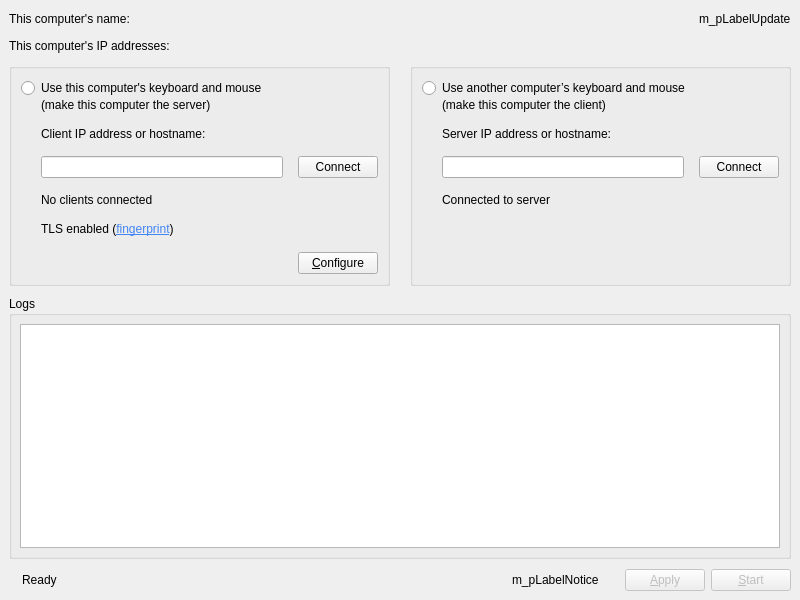
<?xml version="1.0" encoding="UTF-8"?>
<ui version="4.0">
 <class>MainWindowBase</class>
 <widget class="QMainWindow" name="MainWindowBase">
  <property name="geometry">
   <rect>
    <x>0</x>
    <y>0</y>
    <width>800</width>
    <height>600</height>
   </rect>
  </property>
  <property name="sizePolicy">
   <sizepolicy hsizetype="Fixed" vsizetype="Preferred">
    <horstretch>0</horstretch>
    <verstretch>0</verstretch>
   </sizepolicy>
  </property>
  <property name="minimumSize">
   <size>
    <width>750</width>
    <height>550</height>
   </size>
  </property>
    <property name="windowTitle">
     <string>KeyWin</string>
    </property>
  <widget class="QWidget" name="m_pWidgetTopLevel">
   <layout class="QVBoxLayout" name="verticalLayout_7">
    <property name="spacing">
     <number>10</number>
    </property>
    <item>
     <layout class="QHBoxLayout" name="m_layoutName">
      <item>
       <widget class="QLabel" name="m_pLabelComputerName">
        <property name="text">
         <string notr="true">This computer's name:</string>
        </property>
       </widget>
      </item>
      <item>
       <spacer name="m_pSpacerUpdate">
        <property name="orientation">
         <enum>Qt::Horizontal</enum>
        </property>
        <property name="sizeHint" stdset="0">
         <size>
          <width>20</width>
          <height>20</height>
         </size>
        </property>
       </spacer>
      </item>
      <item>
       <widget class="QLabel" name="m_pLabelUpdate">
        <property name="text">
         <string notr="true">m_pLabelUpdate</string>
        </property>
        <property name="openExternalLinks">
         <bool>true</bool>
        </property>
       </widget>
      </item>
     </layout>
    </item>
    <item>
     <widget class="QLabel" name="m_pLabelIpAddresses">
      <property name="toolTip">
       <string>&lt;html&gt;&lt;head/&gt;&lt;body&gt;&lt;p&gt;The highlighted IP is the one we think you should use. The server listens on all IPs, so the other IPs may work as well.&lt;/p&gt;&lt;/body&gt;&lt;/html&gt;</string>
      </property>
      <property name="text">
       <string notr="true">This computer's IP addresses:</string>
      </property>
     </widget>
    </item>
    <item>
     <widget class="QWidget" name="m_pWidgetModes" native="true">
      <property name="sizePolicy">
       <sizepolicy hsizetype="Preferred" vsizetype="Fixed">
        <horstretch>0</horstretch>
        <verstretch>0</verstretch>
       </sizepolicy>
      </property>
      <layout class="QHBoxLayout" name="horizontalLayout_8">
       <property name="spacing">
        <number>20</number>
       </property>
       <property name="leftMargin">
        <number>0</number>
       </property>
       <property name="topMargin">
        <number>0</number>
       </property>
       <property name="rightMargin">
        <number>0</number>
       </property>
       <property name="bottomMargin">
        <number>0</number>
       </property>
       <item>
        <widget class="QGroupBox" name="m_pGroupServer">
         <property name="sizePolicy">
          <sizepolicy hsizetype="Expanding" vsizetype="Preferred">
           <horstretch>0</horstretch>
           <verstretch>0</verstretch>
          </sizepolicy>
         </property>
         <layout class="QVBoxLayout" name="verticalLayout">
          <property name="spacing">
           <number>15</number>
          </property>
          <item alignment="Qt::AlignTop">
           <widget class="QWidget" name="m_pWidgetServerRadio" native="true">
            <property name="sizePolicy">
             <sizepolicy hsizetype="Preferred" vsizetype="Fixed">
              <horstretch>0</horstretch>
              <verstretch>0</verstretch>
             </sizepolicy>
            </property>
            <layout class="QVBoxLayout" name="verticalLayout_3">
             <property name="spacing">
              <number>0</number>
             </property>
             <property name="leftMargin">
              <number>0</number>
             </property>
             <property name="topMargin">
              <number>0</number>
             </property>
             <property name="rightMargin">
              <number>0</number>
             </property>
             <property name="bottomMargin">
              <number>0</number>
             </property>
             <item>
              <widget class="QRadioButton" name="m_pRadioGroupServer">
               <property name="text">
                <string>Use this computer's keyboard and mouse</string>
               </property>
              </widget>
             </item>
             <item>
              <widget class="QLabel" name="label">
               <property name="text">
                <string>(make this computer the server)</string>
               </property>
               <property name="indent">
                <number>20</number>
               </property>
              </widget>
             </item>
            </layout>
           </widget>
          </item>
          <item alignment="Qt::AlignTop">
           <widget class="QWidget" name="m_pWidgetServer" native="true">
            <layout class="QVBoxLayout" name="m_pLayoutServer">
             <property name="spacing">
              <number>15</number>
             </property>
             <property name="leftMargin">
              <number>0</number>
             </property>
             <property name="topMargin">
              <number>0</number>
             </property>
             <property name="rightMargin">
              <number>0</number>
             </property>
             <property name="bottomMargin">
              <number>0</number>
             </property>
             <item>
              <widget class="QWidget" name="m_pWidgetServerInput" native="true">
               <layout class="QVBoxLayout" name="m_pLayoutServerInverse">
                <property name="spacing">
                 <number>15</number>
                </property>
                <property name="leftMargin">
                 <number>0</number>
                </property>
                <property name="topMargin">
                 <number>0</number>
                </property>
                <property name="rightMargin">
                 <number>0</number>
                </property>
                <property name="bottomMargin">
                 <number>0</number>
                </property>
                <item>
                 <widget class="QLabel" name="m_pLabelClientIp">
                  <property name="text">
                   <string>Client IP address or hostname:</string>
                  </property>
                  <property name="indent">
                   <number>20</number>
                  </property>
                 </widget>
                </item>
                <item>
                 <layout class="QHBoxLayout" name="horizontalLayout_3">
                  <property name="leftMargin">
                   <number>20</number>
                  </property>
                  <item>
                   <widget class="QLineEdit" name="m_pLineEditClientIp"/>
                  </item>
                  <item>
                   <widget class="QPushButton" name="m_pButtonConnectToClient">
                    <property name="text">
                     <string>Connect</string>
                    </property>
                   </widget>
                  </item>
                 </layout>
                </item>
               </layout>
              </widget>
             </item>
             <item>
              <widget class="deskflow::gui::widgets::ServerStateLabel" name="m_pLabelServerState">
               <property name="text">
                <string>No clients connected</string>
               </property>
               <property name="indent">
                <number>20</number>
               </property>
              </widget>
             </item>
             <item>
              <widget class="QLabel" name="m_pLabelFingerprint">
               <property name="text">
                <string>&lt;html&gt;&lt;head/&gt;&lt;body&gt;&lt;p&gt;TLS enabled (&lt;a href=&quot;#&quot;&gt;&lt;span style=&quot; text-decoration: underline; color:#4285f4;&quot;&gt;fingerprint&lt;/span&gt;&lt;/a&gt;)&lt;/p&gt;&lt;/body&gt;&lt;/html&gt;</string>
               </property>
               <property name="textFormat">
                <enum>Qt::RichText</enum>
               </property>
               <property name="indent">
                <number>20</number>
               </property>
              </widget>
             </item>
             <item>
              <spacer name="verticalSpacer_2">
               <property name="orientation">
                <enum>Qt::Vertical</enum>
               </property>
               <property name="sizeHint" stdset="0">
                <size>
                 <width>20</width>
                 <height>1</height>
                </size>
               </property>
              </spacer>
             </item>
             <item>
              <layout class="QHBoxLayout" name="horizontalLayout_4">
               <item>
                <spacer name="spacer_2">
                 <property name="orientation">
                  <enum>Qt::Horizontal</enum>
                 </property>
                 <property name="sizeHint" stdset="0">
                  <size>
                   <width>20</width>
                   <height>20</height>
                  </size>
                 </property>
                </spacer>
               </item>
               <item>
                <widget class="QPushButton" name="m_pButtonConfigureServer">
                 <property name="text">
                  <string>&amp;Configure</string>
                 </property>
                </widget>
               </item>
              </layout>
             </item>
            </layout>
           </widget>
          </item>
         </layout>
        </widget>
       </item>
       <item>
        <widget class="QGroupBox" name="m_pGroupClient">
         <property name="sizePolicy">
          <sizepolicy hsizetype="Expanding" vsizetype="Preferred">
           <horstretch>0</horstretch>
           <verstretch>0</verstretch>
          </sizepolicy>
         </property>
         <layout class="QVBoxLayout" name="verticalLayout_5">
          <property name="spacing">
           <number>15</number>
          </property>
          <item alignment="Qt::AlignTop">
           <widget class="QWidget" name="m_pWidgetClientRadio" native="true">
            <property name="sizePolicy">
             <sizepolicy hsizetype="Preferred" vsizetype="Fixed">
              <horstretch>0</horstretch>
              <verstretch>0</verstretch>
             </sizepolicy>
            </property>
            <layout class="QVBoxLayout" name="verticalLayout_6">
             <property name="spacing">
              <number>0</number>
             </property>
             <property name="leftMargin">
              <number>0</number>
             </property>
             <property name="topMargin">
              <number>0</number>
             </property>
             <property name="rightMargin">
              <number>0</number>
             </property>
             <property name="bottomMargin">
              <number>0</number>
             </property>
             <item>
              <widget class="QRadioButton" name="m_pRadioGroupClient">
               <property name="text">
                <string>Use another computer’s keyboard and mouse</string>
               </property>
              </widget>
             </item>
             <item>
              <widget class="QLabel" name="label_2">
               <property name="text">
                <string>(make this computer the client)</string>
               </property>
               <property name="indent">
                <number>20</number>
               </property>
              </widget>
             </item>
            </layout>
           </widget>
          </item>
          <item alignment="Qt::AlignTop">
           <widget class="QWidget" name="m_pWidgetClientInput" native="true">
            <layout class="QVBoxLayout" name="m_pLayoutClient">
             <property name="spacing">
              <number>15</number>
             </property>
             <property name="leftMargin">
              <number>0</number>
             </property>
             <property name="topMargin">
              <number>0</number>
             </property>
             <property name="rightMargin">
              <number>0</number>
             </property>
             <property name="bottomMargin">
              <number>0</number>
             </property>
             <item>
              <widget class="QLabel" name="m_pLabelServerName">
               <property name="text">
                <string>Server IP address or hostname:</string>
               </property>
               <property name="indent">
                <number>20</number>
               </property>
              </widget>
             </item>
             <item>
              <layout class="QHBoxLayout" name="horizontalLayout_2">
               <property name="leftMargin">
                <number>20</number>
               </property>
               <item>
                <widget class="QLineEdit" name="m_pLineEditHostname">
                 <property name="minimumSize">
                  <size>
                   <width>0</width>
                   <height>0</height>
                  </size>
                 </property>
                 <property name="toolTip">
                  <string>Hostname or IP address of the server computer.</string>
                 </property>
                </widget>
               </item>
               <item>
                <widget class="QPushButton" name="m_pButtonConnect">
                 <property name="text">
                  <string>Connect</string>
                 </property>
                </widget>
               </item>
              </layout>
             </item>
             <item>
              <widget class="deskflow::gui::widgets::ClientStateLabel" name="m_pLabelClientState">
               <property name="text">
                <string>Connected to server</string>
               </property>
               <property name="indent">
                <number>20</number>
               </property>
              </widget>
             </item>
            </layout>
           </widget>
          </item>
          <item>
           <spacer name="verticalSpacer">
            <property name="orientation">
             <enum>Qt::Vertical</enum>
            </property>
            <property name="sizeHint" stdset="0">
             <size>
              <width>20</width>
              <height>1</height>
             </size>
            </property>
           </spacer>
          </item>
         </layout>
        </widget>
       </item>
      </layout>
     </widget>
    </item>
    <item>
     <widget class="QGroupBox" name="m_pGroupLog">
      <property name="minimumSize">
       <size>
        <width>0</width>
        <height>0</height>
       </size>
      </property>
      <property name="title">
       <string>Logs</string>
      </property>
      <layout class="QVBoxLayout" name="verticalLayout_4">
       <property name="leftMargin">
        <number>8</number>
       </property>
       <property name="topMargin">
        <number>8</number>
       </property>
       <property name="rightMargin">
        <number>8</number>
       </property>
       <property name="bottomMargin">
        <number>8</number>
       </property>
       <item>
        <widget class="QPlainTextEdit" name="m_pLogOutput">
         <property name="sizePolicy">
          <sizepolicy hsizetype="Expanding" vsizetype="Expanding">
           <horstretch>0</horstretch>
           <verstretch>0</verstretch>
          </sizepolicy>
         </property>
         <property name="font">
          <font>
           <family>Courier</family>
           <kerning>true</kerning>
          </font>
         </property>
         <property name="undoRedoEnabled">
          <bool>false</bool>
         </property>
         <property name="lineWrapMode">
          <enum>QPlainTextEdit::NoWrap</enum>
         </property>
         <property name="readOnly">
          <bool>true</bool>
         </property>
         <property name="maximumBlockCount">
          <number>10000</number>
         </property>
        </widget>
       </item>
      </layout>
     </widget>
    </item>
    <item>
     <layout class="QHBoxLayout" name="m_pLayoutActions">
      <property name="spacing">
       <number>6</number>
      </property>
      <property name="sizeConstraint">
       <enum>QLayout::SetDefaultConstraint</enum>
      </property>
      <item>
       <widget class="QLabel" name="m_pLabelPadlock">
        <property name="enabled">
         <bool>true</bool>
        </property>
        <property name="text">
         <string/>
        </property>
        <property name="pixmap">
         <pixmap resource="../../../../res/gui/app.qrc">:/icons/16x16/padlock.png</pixmap>
        </property>
       </widget>
      </item>
      <item>
       <widget class="QLabel" name="m_pStatusLabel">
        <property name="text">
         <string>Ready</string>
        </property>
       </widget>
      </item>
      <item>
       <spacer name="spacer">
        <property name="orientation">
         <enum>Qt::Horizontal</enum>
        </property>
        <property name="sizeHint" stdset="0">
         <size>
          <width>40</width>
          <height>20</height>
         </size>
        </property>
       </spacer>
      </item>
      <item>
       <widget class="QLabel" name="m_pLabelNotice">
        <property name="autoFillBackground">
         <bool>false</bool>
        </property>
        <property name="text">
         <string notr="true">m_pLabelNotice</string>
        </property>
        <property name="alignment">
         <set>Qt::AlignLeading|Qt::AlignLeft|Qt::AlignVCenter</set>
        </property>
        <property name="margin">
         <number>0</number>
        </property>
        <property name="openExternalLinks">
         <bool>true</bool>
        </property>
       </widget>
      </item>
      <item>
       <spacer name="horizontalSpacer">
        <property name="orientation">
         <enum>Qt::Horizontal</enum>
        </property>
        <property name="sizeType">
         <enum>QSizePolicy::Fixed</enum>
        </property>
        <property name="sizeHint" stdset="0">
         <size>
          <width>20</width>
          <height>20</height>
         </size>
        </property>
       </spacer>
      </item>
      <item>
       <widget class="QPushButton" name="m_pButtonApply">
        <property name="enabled">
         <bool>false</bool>
        </property>
        <property name="text">
         <string>&amp;Apply</string>
        </property>
       </widget>
      </item>
      <item>
       <widget class="QPushButton" name="m_pButtonToggleStart">
        <property name="enabled">
         <bool>false</bool>
        </property>
        <property name="text">
         <string>&amp;Start</string>
        </property>
       </widget>
      </item>
     </layout>
    </item>
   </layout>
  </widget>
  <action name="m_pActionAbout">
    <property name="text">
     <string>&amp;About KeyWin...</string>
    </property>
   <property name="shortcut">
    <string notr="true"/>
   </property>
  </action>
  <action name="m_pActionHelp">
   <property name="text">
    <string>Visit &amp;help site</string>
   </property>
   <property name="shortcut">
    <string notr="true"/>
   </property>
  </action>
  <action name="m_pActionQuit">
   <property name="text">
    <string>&amp;Quit</string>
   </property>
   <property name="statusTip">
    <string>Quit</string>
   </property>
   <property name="shortcut">
    <string notr="true">Ctrl+Q</string>
   </property>
  </action>
  <action name="m_pActionStartCore">
   <property name="enabled">
    <bool>false</bool>
   </property>
   <property name="text">
    <string>&amp;Start</string>
   </property>
   <property name="statusTip">
    <string>Run</string>
   </property>
   <property name="shortcut">
    <string>Ctrl+S</string>
   </property>
  </action>
  <action name="m_pActionStopCore">
   <property name="enabled">
    <bool>false</bool>
   </property>
   <property name="text">
    <string>S&amp;top</string>
   </property>
   <property name="statusTip">
    <string>Stop</string>
   </property>
   <property name="shortcut">
    <string>Ctrl+T</string>
   </property>
  </action>
  <action name="m_pActionMinimize">
   <property name="text">
    <string>&amp;Hide</string>
   </property>
   <property name="toolTip">
    <string>Hide</string>
   </property>
   <property name="shortcut">
    <string notr="true"/>
   </property>
  </action>
  <action name="m_pActionRestore">
   <property name="text">
    <string>&amp;Show</string>
   </property>
   <property name="toolTip">
    <string>Show</string>
   </property>
   <property name="shortcut">
    <string notr="true"/>
   </property>
  </action>
  <action name="m_pActionSave">
   <property name="text">
    <string>Save configuration &amp;as...</string>
   </property>
   <property name="statusTip">
    <string>Save the interactively generated server configuration to a file.</string>
   </property>
   <property name="shortcut">
    <string notr="true">Ctrl+Alt+S</string>
   </property>
  </action>
  <action name="m_pActionSettings">
   <property name="text">
    <string>Preferences</string>
   </property>
   <property name="toolTip">
    <string>Preferences</string>
   </property>
   <property name="shortcut">
    <string notr="true"/>
   </property>
  </action>
  <action name="m_pActionTestFatalError">
   <property name="text">
    <string>Test fatal error</string>
   </property>
   <property name="menuRole">
    <enum>QAction::TextHeuristicRole</enum>
   </property>
  </action>
  <action name="m_pActionTestCriticalError">
   <property name="text">
    <string>Test critical error</string>
   </property>
   <property name="menuRole">
    <enum>QAction::TextHeuristicRole</enum>
   </property>
  </action>
  <action name="m_pActionClearSettings">
   <property name="text">
    <string>Clear settings</string>
   </property>
   <property name="menuRole">
    <enum>QAction::TextHeuristicRole</enum>
   </property>
  </action>
 </widget>
 <customwidgets>
  <customwidget>
   <class>deskflow::gui::widgets::ServerStateLabel</class>
   <extends>QLabel</extends>
   <header>gui/widgets/ServerStateLabel.h</header>
  </customwidget>
  <customwidget>
   <class>deskflow::gui::widgets::ClientStateLabel</class>
   <extends>QLabel</extends>
   <header>gui/widgets/ClientStateLabel.h</header>
  </customwidget>
 </customwidgets>
 <tabstops>
  <tabstop>m_pRadioGroupServer</tabstop>
  <tabstop>m_pRadioGroupClient</tabstop>
  <tabstop>m_pLineEditClientIp</tabstop>
  <tabstop>m_pButtonConnectToClient</tabstop>
  <tabstop>m_pButtonConfigureServer</tabstop>
  <tabstop>m_pLineEditHostname</tabstop>
  <tabstop>m_pButtonConnect</tabstop>
  <tabstop>m_pLogOutput</tabstop>
  <tabstop>m_pButtonApply</tabstop>
  <tabstop>m_pButtonToggleStart</tabstop>
 </tabstops>
 <connections>
  <connection>
   <sender>m_pButtonToggleStart</sender>
   <signal>clicked()</signal>
   <receiver>m_pActionStartCore</receiver>
   <slot>trigger()</slot>
   <hints>
    <hint type="sourcelabel">
     <x>361</x>
     <y>404</y>
    </hint>
    <hint type="destinationlabel">
     <x>-1</x>
     <y>-1</y>
    </hint>
   </hints>
  </connection>
 </connections>
</ui>
